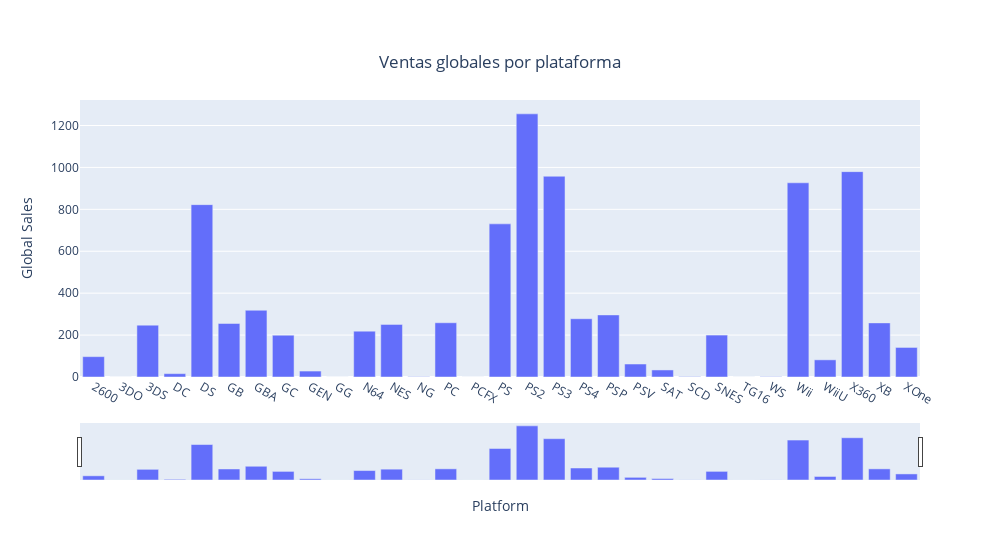

Notebook cell for this chart:
### Code cell
trace_GS_by_platform = go.Bar(
                            x = global_sales_by_platform.index,
                            y = global_sales_by_platform.Global_Sales.values,
                        )
fig_GS_by_platform = go.Figure(data = [trace_GS_by_platform])

fig_GS_by_platform.update_layout(
    width = 1000,
    title={
        'text': "Ventas globales por plataforma",
        'y':0.9,
        'x':0.5,
        'xanchor': 'center',
        'yanchor': 'top'},
    #title = 'Ventas globales por plataforma',
    xaxis_title="Platform",
    yaxis_title="Global Sales",
    
    xaxis = dict(
        rangeslider = dict(visible = True)
    )
)

fig_GS_by_platform.show()

### Figure 1 — Plotly figure (JSON) as saved in the notebook; plotly's stock layout.template omitted (floating-point values rounded to 4 significant figures)
{"data": [{"type": "bar", "x": ["2600", "3DO", "3DS", "DC", "DS", "GB", "GBA", "GC", "GEN", "GG", "N64", "NES", "NG", "PC", "PCFX", "PS", "PS2", "PS3", "PS4", "PSP", "PSV", "SAT", "SCD", "SNES", "TG16", "WS", "Wii", "WiiU", "X360", "XB", "XOne"], "y": [97.08, 0.1, 247.5, 15.97, 822.5, 255.4, 318.5, 199.4, 28.36, 0.04, 218.9, 251.1, 1.44, 258.8, 0.03, 730.7, 1256.0, 957.8, 278.1, 296.3, 61.93, 33.59, 1.87, 200.1, 0.16, 1.42, 926.7, 81.86, 980.0, 258.3, 141.1]}], "layout": {"title": {"text": "Ventas globales por plataforma", "x": 0.5, "xanchor": "center", "y": 0.9, "yanchor": "top"}, "width": 1000, "xaxis": {"rangeslider": {"visible": true}, "title": {"text": "Platform"}}, "yaxis": {"title": {"text": "Global Sales"}}}}
